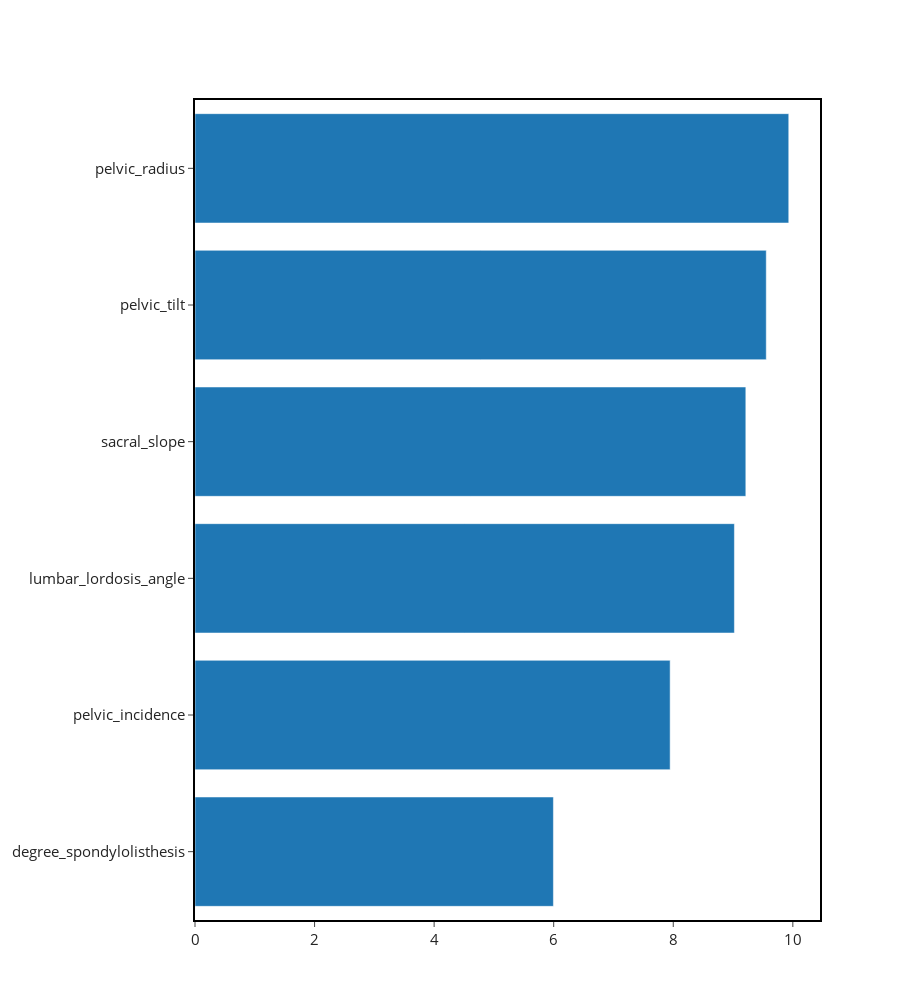

The notebook cell saved with this chart:
### Markdown cell above
##### FEATURE IMPORTANCE RANKING

### Code cell
explainer.plot_feature_importance_ranking()

### Figure 1 — Plotly figure (JSON) as saved in the notebook; plotly's stock layout.template omitted (floating-point values rounded to 4 significant figures)
{"data": [{"orientation": "h", "showlegend": false, "type": "bar", "x": [7.948, 9.556, 9.023, 9.214, 9.932, 5.995], "y": ["pelvic_incidence", "pelvic_tilt", "lumbar_lordosis_angle", "sacral_slope", "pelvic_radius", "degree_spondylolisthesis"]}], "layout": {"font": {"size": 15}, "height": 1000, "width": 900, "xaxis": {"linecolor": "black", "linewidth": 2, "mirror": true, "showgrid": false, "showline": true, "ticks": "outside", "zerolinecolor": "grey", "zerolinewidth": 1}, "yaxis": {"categoryorder": "total ascending", "linecolor": "black", "linewidth": 2, "mirror": true, "showline": true}}}
